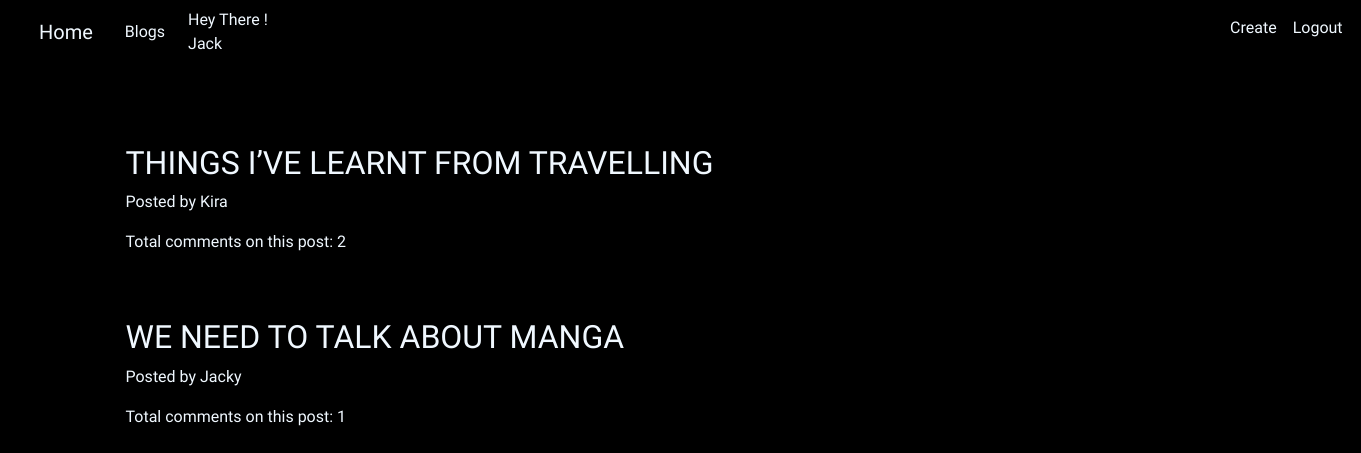
/all/ (signed in), run on the app's committed database.
### blogem/models.py (models this page shows, shortened)
class Posts(models.Model):
    user = models.ForeignKey('auth.User', on_delete=models.CASCADE)
    title = models.CharField(max_length=50)
    content = models.TextField()

### blogem/views.py (the view)
# urls.py: path('all/', views.PostsListView.as_view(), name='all_posts'),
class PostsListView(ListView):
    model = Posts
    def get_queryset(self):
        return Posts.objects.all()

### blogem/templates/blogem/posts_list.html
{% extends 'blogem/base.html' %}
{% block content %}
<div class="container p1">
    {% for post in posts_list %}
    <div>
        <h2><a id= "li" href="{% url 'blogem:posts_detail' pk=post.pk %}">{{post.title}}<br></a></h2>
        <p>Posted by {{post.user.username|title}}<br></a></p>
        <p>Total comments on this post: {{post.comments.count}}</a></p> <br><br>
    </div>
    {% endfor %}
</div>
{% endblock %}

### blogem/templates/blogem/base.html (shortened to what this page needs)
<!DOCTYPE html>
{% load static %}
<html lang="en">
<head>
    <link rel="stylesheet" href="https://cdn.jsdelivr.net/npm/bootstrap@4.6.0/dist/css/bootstrap.min.css"
>
    <link rel="stylesheet" href="{% static 'css/basic.css' %}">
</head>
<body>
    <nav class=" navbar navbar-expand-lg navbar-dark bg-transparent">
        <div class="container-fluid">
            <ul class="navbar-nav navbar-dark ">
                <li class="navbar-item"><a id="nv-items" class="nav-link navbar-brand" href="{% url 'blogem:home' %}">Home</a></li>
                <li class="navbar-item"><a id="nv-items" class="nav-link" href="{% url 'blogem:all_posts' %}">Blogs</a></li>
            </ul>
        </div>
        <div >
            <ul class="navbar-nav">
                {% if user.is_authenticated %}
                <li class="navbar-item"><a id="nav-name">Hey There ! {{ user.username|title }}</a></li>
                <li class="navbar-item"><a id="nv-items" class="nav-link" href="{% url 'blogem:create_post' %}">Create</a></li>
                <li class="navbar-item navbar-right"><a id="nv-items" class="nav-link" href="{% url 'blogem:logout' %}">Logout</a></li>
                {% else %}
                <li class="navbar-item navbar-right"><a id="nv-items" class="nav-link" href="{% url 'blogem:login' %}">Login</a></li>
                <li class="navbar-item"><a id="nv-items" class="nav-link" href="{% url 'blogem:register' %}">Register</a></li>
                {% endif %}
            </ul>
        </div>
    </nav>
    {% block content %}
    {% endblock %}
</body>
</html>

### blogem/static/css/basic.css (style rules this page uses)
body { background-image: url("black.jpg"); font-family: "Heebo", sans-serif; color: aliceblue; }
#nv-items { color: aliceblue; }
#nav-name { color: aliceblue; margin-right: 1000px; text-anchor: middle; }
#li { color: aliceblue; }
.p1 { text-align: justify; margin-top: 80px; }

### data on the page
Posts: title "THINGS I’VE LEARNT FROM TRAVELLING", user.username "Kira", comments.count "2"
Posts: title "WE NEED TO TALK ABOUT MANGA", user.username "Jacky", comments.count "1"

### other printed values
{{ user.username|title }} "Jack"
